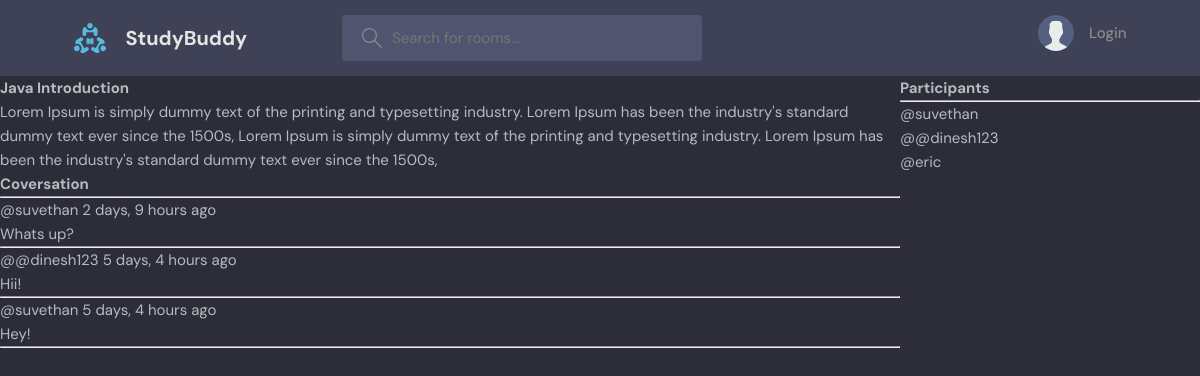
Screenshot of /test/room/2/ with the database file from the repository.
### test_app/models.py (models this page shows, shortened)
class Room(models.Model):
    host = models.ForeignKey(User, on_delete=models.SET_NULL, null=True)
    topic = models.ForeignKey(Topic, on_delete=models.SET_NULL, null=True)
    name = models.CharField(max_length=200)
    description = models.TextField(null=True, blank=True)
    participants = models.ManyToManyField(User, related_name='participants', blank=True)
    updated = models.DateTimeField(auto_now=True)
    created = models.DateTimeField(auto_now_add=True)
    class Meta:
        ordering = ['-updated','-created']

class Message(models.Model):
    user = models.ForeignKey(User, on_delete=models.CASCADE)
    room = models.ForeignKey(Room, on_delete=models.CASCADE)
    body = models.TextField()
    updated = models.DateTimeField(auto_now=True)
    created = models.DateTimeField(auto_now_add=True)
    class Meta:
        ordering = ['-updated','-created']

### test_app/views.py (the view, shortened to what this page needs)
# urls.py: path("room/<int:pk>/", views.room, name="room" ),
def room(request,pk):
    room= Room.objects.get(id=pk)
    room_messages = room.message_set.all().order_by('-created')
    participants = room.participants.all()
    context = {'room':room, 'room_messages': room_messages,
               'participants':participants}
    return render(request, 'test_app/room.html',context)

### test_app/templates/test_app/room.html (shortened to what this page needs)
{% extends "main.html" %} {% block content %}
<div class="room-container">
  <div>
    <h1>{{room.name}}</h1>
    <p>{{room.description}}</p>
    <div class="comment-wrapper">
      <h3>Coversation</h3>
      <hr />
      {% for message in room_messages %}
      <div>
        <small> @{{message.user}} {{message.created | timesince}} ago </small>
        <p>{{message.body}}</p>
        <hr />
      </div>
      {% endfor %}
    </div>
  </div>
  <div>
    <h3>Participants</h3>
    <hr />
    {% for user in participants %}
    <div>
      <p>@{{user.username}}</p>
    </div>
    {% endfor %}
  </div>
</div>
{% endblock content %}

### static/styles/style.css (style rules this page uses)
:root { --color-main: #71c6dd; --color-main-light: #e1f6fb; --color-dark: #3f4156; --color-dark-medium: #51546e; --color-dark-light: #696d97; --color-light: #e5e5e5; --color-gray: #8b8b8b; --color-light-gray: #b2bdbd; --color-bg: #2d2d39; --color-success: #5dd693; --color-error: #fc4b0b; }
* { font-family: "DM Sans", -apple-system, BlinkMacSystemFont, "Segoe UI", Roboto, Oxygen, Ubuntu, Cantarell, "Open Sans", "Helvetica Neue", sans-serif; margin: 0; padding: 0; box-sizing: border-box; text-rendering: optimizeLegibility; font-size: inherit; }
html { font-size: 56.25%; }
@media only screen and (min-width: 1200px) { html { font-size: 62.5%; } }
body { line-height: 1.6; font-weight: 400; font-size: 1.5rem; color: var(--color-light-gray); background-color: var(--color-bg); min-height: 100vh; }

### test_app/templates/test_app/room.html (style rules this page uses)
.room-container { display: grid; grid-template-columns: 3fr 1fr; }

### rows the page displays
Room: name "Java Introduction", description "Lorem Ipsum is simply dummy text of the printing and typesetting industry. Lorem Ipsum has been the industry's standard dummy text ever since the 1500s, Lorem Ipsum is simply dummy text of the printing and typesetting industry. Lorem Ipsum has been the industry's standard dummy text ever since the 1500s,"
Message: user "suvethan", created "2 days, 9 hours", body "Whats up?"
Message: user "@dinesh123", created "5 days, 4 hours", body "Hii!"
Message: user "suvethan", created "5 days, 4 hours", body "Hey!"

### other values shown
{{ user.username }} "suvethan"
{{ user.username }} "@dinesh123"
{{ user.username }} "eric"
